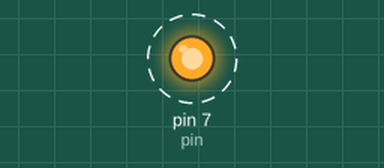
The program below on a simulated Raspberry Pi (header pin numbers). Shown: output pins drawn as LEDs (lit = HIGH). Dashed ring = blinking. At 40.0 s the program stops and its outputs stay as they are.

Above: at 0.5 s.
Timing chart, 0 to 4.6 s (numbered marks = the images above):
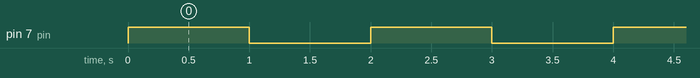

The program:

blink.py
```python
import time
import RPi.GPIO as GPIO

pin = 7
GPIO.setwarnings(False)
GPIO.setmode(GPIO.BOARD)
GPIO.setup(pin, GPIO.OUT)

for i in range(0, 20):
    GPIO.output(pin, GPIO.HIGH)
    time.sleep(1)
    GPIO.output(pin, GPIO.LOW)
    time.sleep(1)

GPIO.cleanup()
```

Measured:
- by itself, pin 7 (pin): alternates HIGH for 1.0 s and LOW for 1.0 s, 40 changes in all, then stays LOW
